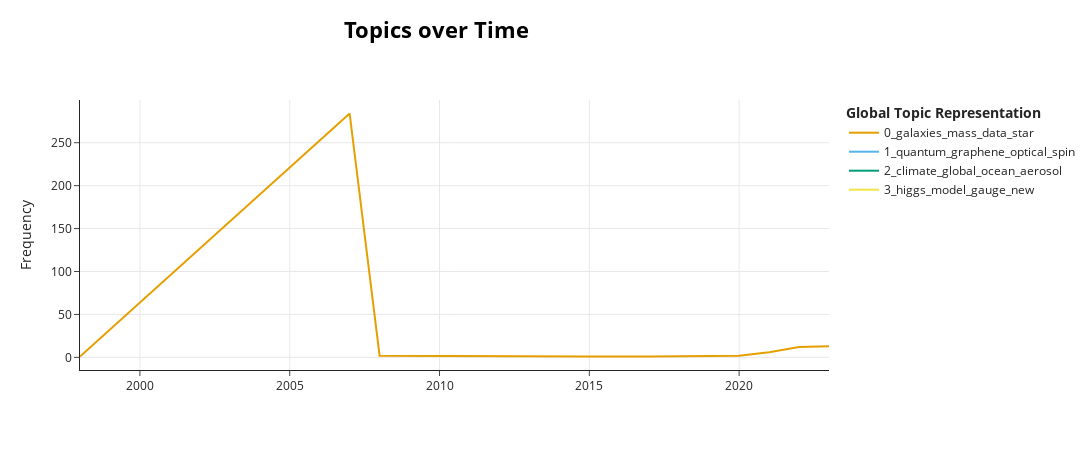

Here is the notebook cell this chart was saved with:
### Code cell
model.visualize_topics_over_time(topics_over_time, topics=[0,1,2,3])

### Figure 1 — Plotly figure (JSON) as saved in the notebook; plotly's stock layout.template omitted (floating-point values rounded to 4 significant figures)
{"data": [{"hoverinfo": "text", "hovertext": ["<b>Topic 0</b><br>Words: ms, arcmin, ms 151243647, 122472007, ms 122472007", "<b>Topic 0</b><br>Words: galaxies, mass, data, stars, star", "<b>Topic 0</b><br>Words: model, iri, xray, fr, radio", "<b>Topic 0</b><br>Words: n3, lulin, c2007, c2007 n3, n3 lulin", "<b>Topic 0</b><br>Words: resonance, objects, 51, 51 resonance, clones", "<b>Topic 0</b><br>Words: 2007, size, uksub126sub, 2007 uksub126sub, occultation", "<b>Topic 0</b><br>Words: latis, igm, galaxies, cluster, survey", "<b>Topic 0</b><br>Words: galaxies, mass, cluster, galaxy, slugdsfg", "<b>Topic 0</b><br>Words: galaxies, sub, galaxy, gas, field", "<b>Topic 0</b><br>Words: galaxies, cluster, galaxy, redshift, mass"], "marker": {"color": "#E69F00"}, "mode": "lines", "name": "0_galaxies_mass_data_star", "type": "scatter", "x": [1998, 2007, 2008, 2012, 2015, 2017, 2020, 2021, 2022, 2023], "y": [1, 284, 2, 1, 1, 1, 2, 6, 12, 13]}, {"hoverinfo": "text", "hovertext": ["<b>Topic 1</b><br>Words: quantum, graphene, optical, spin, states"], "marker": {"color": "#56B4E9"}, "mode": "lines", "name": "1_quantum_graphene_optical_spin", "type": "scatter", "x": [2007], "y": [247]}, {"hoverinfo": "text", "hovertext": ["<b>Topic 2</b><br>Words: climate, global, ocean, carbon, aerosol"], "marker": {"color": "#009E73"}, "mode": "lines", "name": "2_climate_global_ocean_aerosol", "type": "scatter", "x": [2007], "y": [84]}, {"hoverinfo": "text", "hovertext": ["<b>Topic 3</b><br>Words: theory, models, model, gauge, scalar"], "marker": {"color": "#F0E442"}, "mode": "lines", "name": "3_higgs_model_gauge_new", "type": "scatter", "x": [2007], "y": [67]}], "layout": {"height": 450, "hoverlabel": {"bgcolor": "white", "font": {"family": "Rockwell", "size": 16}}, "legend": {"title": {"text": "<b>Global Topic Representation"}}, "title": {"font": {"color": "Black", "size": 22}, "text": "<b>Topics over Time</b>", "x": 0.4, "xanchor": "center", "y": 0.95, "yanchor": "top"}, "width": 1250, "xaxis": {"showgrid": true}, "yaxis": {"showgrid": true, "title": {"text": "Frequency"}}}}
